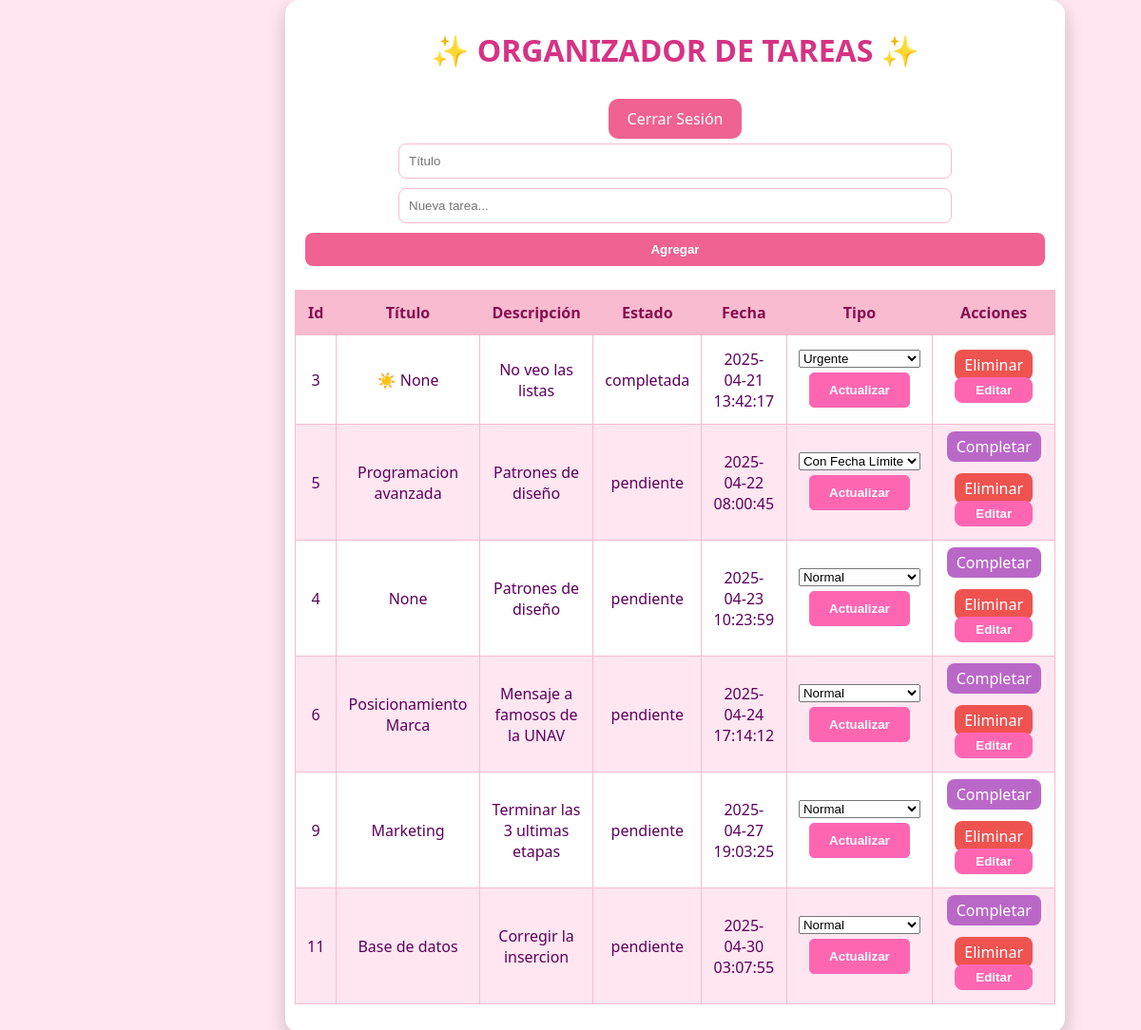
/dashboard (signed in), run on the app's committed database.
### tables this page shows
CREATE TABLE "tareas" (
	"id"	INTEGER,
	"titulo"	TEXT,
	"descripcion"	TEXT,
	"estado"	TEXT,
	"usuario_id"	INTEGER,
	"tipo"	TEXT DEFAULT 'normal',
	"fecha_creacion"	TEXT DEFAULT CURRENT_TIMESTAMP,
	PRIMARY KEY("id")
);

### dashboard.py (the view)
@dashboard_bp.route('/dashboard', methods=['GET', 'POST'])
def dashboard():
    if 'id' not in session:
        return redirect(url_for('login'))
    usuario_id = session['id']
    if request.method == 'POST':
        titulo = request.form['titulo']
        descripcion = request.form['descripcion']
        tarea_dao.agregar(titulo, descripcion, usuario_id)
        return redirect(url_for('dashboard.dashboard'))
    tareas = tarea_dao.obtener_tareas_por_usuario(usuario_id)
    tareas_ordenadas = ordenador.ordenar(tareas)
    tareas_decoradas = []
    for tarea in tareas_ordenadas:
        if tarea.tipo.lower() == "urgente":
            tarea = TareaIcono(tarea)
        tareas_decoradas.append(tarea)
    return render_template('dashboard.html', tareas=tareas_decoradas)

### dao_tareas.py (called while the page is built)
    def obtener_tareas_por_usuario(self, usuario_id):
        conn = DatabaseConnection.get_instance(self.db_name) #NO CAMBIAR
        cursor = conn.cursor()
        cursor.execute("SELECT id, titulo, descripcion, estado, tipo,fecha_creacion FROM tareas WHERE usuario_id = ?", (usuario_id,))
        tareas_crudas = cursor.fetchall()
        tareas = [TareaFactory.crear_tarea(*fila) for fila in tareas_crudas]
        return tareas

### db_singleton.py (called while the page is built)
    @classmethod
    def get_instance(cls, db_name='tareas.db'):
        if cls._instance is None:
            cls._instance = cls(db_name)
        return cls._instance.conn

### decoradores.py (called while the page is built)
    def __getattr__(self, attr):
        return getattr(self.tarea, attr)

### factory_tarea.py (called while the page is built)
    @staticmethod
    def crear_tarea(id, titulo, descripcion, estado, tipo, fecha_creacion):
        tipo = tipo.lower()
        if tipo == "urgente":
            return TareaUrgente(id, titulo, descripcion, estado, tipo,fecha_creacion)
        elif tipo == "fecha_limite":
            return TareaConFechaLimite(id, titulo, descripcion, estado, tipo,fecha_creacion)
        else:
            return TareaNormal(id, titulo, descripcion, estado, tipo,fecha_creacion)

### ordena_tareas.py (called while the page is built)
    def ordenar(self, tareas):
        return sorted(tareas, key=lambda t: t.fecha_creacion or datetime.max)

### templates/dashboard.html (shortened to what this page needs)
<!DOCTYPE html>
<html lang="es">
<head>
    <link rel="stylesheet" href="{{ url_for('static', filename='style.css') }}">
</head>
<body>
<div class="dashboard-container">
    <h1>✨ ORGANIZADOR DE TAREAS ✨</h1>
    <a href="{{ url_for('login') }}" class="logout-btn">Cerrar Sesión</a>
    <form action="{{ url_for('dashboard.dashboard') }}" method="POST" class="add-task-form">
        <input type="text" name="titulo" placeholder="Título" required>
        <input type="text" name="descripcion" placeholder="Nueva tarea..." required>
        <button type="submit">Agregar</button>
    </form>
    <table class="task-table">
        <thead>
            <tr>
                <th>Id</th>
                <th>Título</th>
                <th>Descripción</th>
                <th>Estado</th>
                <th>Fecha</th>
                <th>Tipo</th>
                <th>Acciones</th>
            </tr>
        </thead>
        <tbody>
            {% for tarea in tareas %}
            <tr>
                <td>{{ tarea.id }}</td>
                <td>
                    {{ tarea.icono }} {{ tarea.titulo }}
                </td>
                <td>{{ tarea.descripcion }}</td>
                <td>{{ tarea.estado }}</td>
                <td>{{ tarea.fecha_creacion }}</td>
                <td>
                    <form action="/actualizar_tipo" method="POST">
                        <select name="tipo">
                            <option value="normal" {% if tarea.tipo == 'normal' %}selected{% endif %}>Normal</option>
                            <option value="urgente" {% if tarea.tipo == 'urgente' %}selected{% endif %}>Urgente</option>
                            <option value="fecha_limite" {% if tarea.tipo == 'fecha_limite' %}selected{% endif %}>Con Fecha Límite</option>
                        </select>
                        <button type="submit">Actualizar</button>
                    </form>
                </td>
                <td>
                    {% if tarea.estado == 'pendiente' %}
                    <a href="{{ url_for('dashboard.completar_tarea', tarea_id=tarea.id) }}" class="action-btn complete">Completar</a><br><br>
                    {% endif %}
                    <a href="{{ url_for('dashboard.eliminar_tarea', tarea_id=tarea.id) }}" class="action-btn delete">Eliminar</a>
                    <button type="button" onclick="toggleForm('form-{{ tarea.id }}')" class="action-btn edit">Editar</button>
                </td>
            </tr>
            {% endfor %}
        </tbody>
    </table>
</div>
</body>
</html>

### static/style.css (style rules this page uses)
body { font-family: 'Segoe UI', Tahoma, Geneva, Verdana, sans-serif; background-color: #ffe6f0; color: #5c005c; margin: 0 auto; width: 50%; }
.dashboard-container { background-color: white; padding: 10px;margin: 0 auto; border-radius: 15px; box-shadow: 0 8px 20px rgba(0, 0, 0, 0.2); text-align: center; width: 1200%; max-width: 800px; }
h1 { color: #d63384; margin-bottom: 30px; }
input, button { padding: 10px; margin: 5px; border: 1px solid #ff66b2; border-radius: 5px; width: calc(100% - 22px); }
button { background-color: #ff66b2; color: white; font-weight: bold; cursor: pointer; }
.task-table { width: 100%; border-collapse: collapse; margin-bottom: 20px; }
.task-table th, .task-table td { padding: 12px; border: 1px solid #f8bbd0; text-align: center; }
.task-table th { background-color: #f8bbd0; color: #880e4f; }
.task-table tr:nth-child(even) { background-color: #ffe6f0; }
.logout-btn { display: inline-block; padding: 10px 20px; background-color: #f06292; color: white; text-decoration: none; border-radius: 10px; transition: background-color 0.3s; }
.add-task-form { margin-bottom: 20px; }
.add-task-form input { padding: 10px; border: 1px solid #f8bbd0; border-radius: 8px; width: 70%; }
.add-task-form button { padding: 10px 15px; border: none; background-color: #f06292; color: white; border-radius: 8px; cursor: pointer; }
.action-btn { padding: 5px 10px; text-decoration: none; border-radius: 8px; color: white; margin: 2px; }
.complete { background-color: #ba68c8; }
.delete { background-color: #ef5350; }

### data on the page
tareas: descripcion "No veo las listas", estado "completada", fecha_creacion "2025-04-21 13:42:17"
tareas: id "5", titulo "Programacion avanzada", descripcion "Patrones de diseño", estado "pendiente", fecha_creacion "2025-04-22 08:00:45", tipo "Con Fecha Límite"
tareas: id "4", titulo "None", descripcion "Patrones de diseño", estado "pendiente", fecha_creacion "2025-04-23 10:23:59", tipo "Normal"
tareas: id "6", titulo "Posicionamiento Marca", descripcion "Mensaje a famosos de la UNAV", estado "pendiente", fecha_creacion "2025-04-24 17:14:12", tipo "Normal"
tareas: id "9", titulo "Marketing", descripcion "Terminar las 3 ultimas etapas", estado "pendiente", fecha_creacion "2025-04-27 19:03:25", tipo "Normal"
tareas: id "11", titulo "Base de datos", descripcion "Corregir la insercion", estado "pendiente", fecha_creacion "2025-04-30 03:07:55", tipo "Normal"

### other printed values
{{ tarea.id }} "3"
{{ tarea.icono }} "☀️"
{{ tarea.titulo }} "None"
